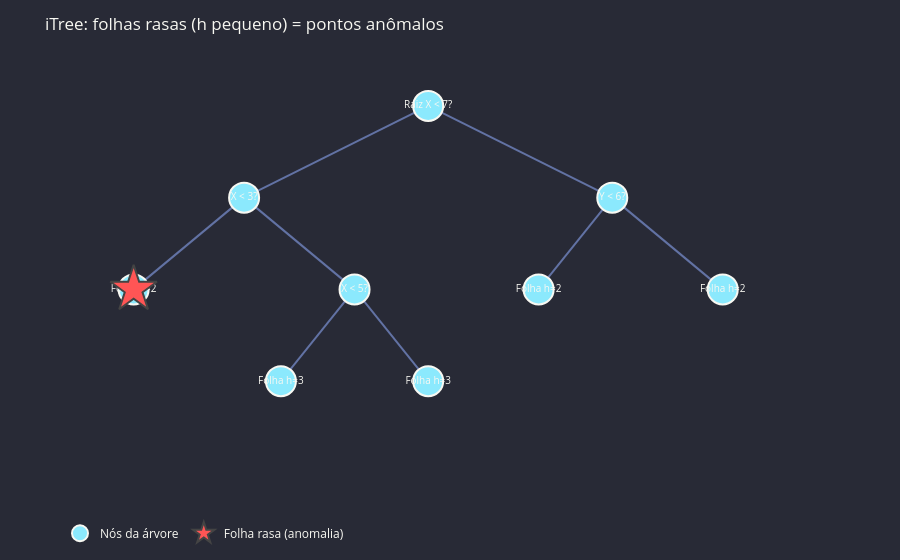

The notebook cell saved with this chart:
### Markdown cell above
## 4. Isolation Forest: Árvore de Isolamento

Mostra a estrutura da árvore com profundidade de isolamento.

### Code cell
fig_iso_tree = go.Figure()

# Desenhar árvore manualmente com scatter + lines
# Root
nodes = {
    'root': (5, 10, 'Raiz\nX < 7?'),
    'l1': (2.5, 8, 'X < 3?'),
    'r1': (7.5, 8, 'Y < 6?'),
    'll': (1, 6, 'Folha\nh=2'),
    'lr': (4, 6, 'X < 5?'),
    'rl': (6.5, 6, 'Folha\nh=2'),
    'rr': (9, 6, 'Folha\nh=2'),
    'lrl': (3, 4, 'Folha\nh=3'),
    'lrr': (5, 4, 'Folha\nh=3'),
}

edges = [
    ('root', 'l1'), ('root', 'r1'),
    ('l1', 'll'), ('l1', 'lr'),
    ('r1', 'rl'), ('r1', 'rr'),
    ('lr', 'lrl'), ('lr', 'lrr'),
]

# Edges
for parent, child in edges:
    px, py, _ = nodes[parent]
    cx, cy, _ = nodes[child]
    fig_iso_tree.add_trace(go.Scatter(
        x=[px, cx], y=[py, cy], mode='lines',
        line=dict(color=DRACULA['muted'], width=2),
        showlegend=False, hoverinfo='skip',
    ))

# Nodes
nx, ny, labels = zip(*nodes.values())
fig_iso_tree.add_trace(go.Scatter(
    x=nx, y=ny, mode='markers+text', text=labels,
    marker=dict(color=DRACULA['cyan'], size=30, line=dict(color=DRACULA['fg'], width=2)),
    textposition='middle center', textfont=dict(color=DRACULA['fg'], size=10),
    name='Nós da árvore',
))

# Highlight leaf with h=2 (anomalous)
fig_iso_tree.add_trace(go.Scatter(
    x=[1], y=[6], mode='markers',
    marker=dict(color=DRACULA['red'], size=35, symbol='star', line=dict(width=2)),
    name='Folha rasa (anomalia)',
))

fig_iso_tree.update_xaxes(visible=False, range=[0, 11])
fig_iso_tree.update_yaxes(visible=False, range=[3, 11])
fig_iso_tree = apply_dracula(fig_iso_tree, "iTree: folhas rasas (h pequeno) = pontos anômalos")
fig_iso_tree.show()

### Figure 1 — Plotly figure (JSON) as saved in the notebook; plotly's stock layout.template omitted (floating-point values rounded to 4 significant figures)
{"data": [{"hoverinfo": "skip", "line": {"color": "#6272a4", "width": 2}, "mode": "lines", "showlegend": false, "type": "scatter", "x": [5, 2.5], "y": [10, 8]}, {"hoverinfo": "skip", "line": {"color": "#6272a4", "width": 2}, "mode": "lines", "showlegend": false, "type": "scatter", "x": [5, 7.5], "y": [10, 8]}, {"hoverinfo": "skip", "line": {"color": "#6272a4", "width": 2}, "mode": "lines", "showlegend": false, "type": "scatter", "x": [2.5, 1], "y": [8, 6]}, {"hoverinfo": "skip", "line": {"color": "#6272a4", "width": 2}, "mode": "lines", "showlegend": false, "type": "scatter", "x": [2.5, 4], "y": [8, 6]}, {"hoverinfo": "skip", "line": {"color": "#6272a4", "width": 2}, "mode": "lines", "showlegend": false, "type": "scatter", "x": [7.5, 6.5], "y": [8, 6]}, {"hoverinfo": "skip", "line": {"color": "#6272a4", "width": 2}, "mode": "lines", "showlegend": false, "type": "scatter", "x": [7.5, 9], "y": [8, 6]}, {"hoverinfo": "skip", "line": {"color": "#6272a4", "width": 2}, "mode": "lines", "showlegend": false, "type": "scatter", "x": [4, 3], "y": [6, 4]}, {"hoverinfo": "skip", "line": {"color": "#6272a4", "width": 2}, "mode": "lines", "showlegend": false, "type": "scatter", "x": [4, 5], "y": [6, 4]}, {"marker": {"color": "#8be9fd", "line": {"color": "#f8f8f2", "width": 2}, "size": 30}, "mode": "markers+text", "name": "Nós da árvore", "text": ["Raiz\nX < 7?", "X < 3?", "Y < 6?", "Folha\nh=2", "X < 5?", "Folha\nh=2", "Folha\nh=2", "Folha\nh=3", "Folha\nh=3"], "textfont": {"color": "#f8f8f2", "size": 10}, "textposition": "middle center", "type": "scatter", "x": [5, 2.5, 7.5, 1, 4, 6.5, 9, 3, 5], "y": [10, 8, 8, 6, 6, 6, 6, 4, 4]}, {"marker": {"color": "#ff5555", "line": {"width": 2}, "size": 35, "symbol": "star"}, "mode": "markers", "name": "Folha rasa (anomalia)", "type": "scatter", "x": [1], "y": [6]}], "layout": {"font": {"color": "#f8f8f2"}, "legend": {"orientation": "h", "y": -0.25}, "margin": {"b": 55, "l": 60, "r": 30, "t": 60}, "paper_bgcolor": "#282a36", "plot_bgcolor": "#282a36", "showlegend": true, "title": {"text": "iTree: folhas rasas (h pequeno) = pontos anômalos"}, "xaxis": {"gridcolor": "#44475a", "range": [0, 11], "visible": false, "zerolinecolor": "#6272a4"}, "yaxis": {"gridcolor": "#44475a", "range": [3, 11], "visible": false, "zerolinecolor": "#6272a4"}}}
